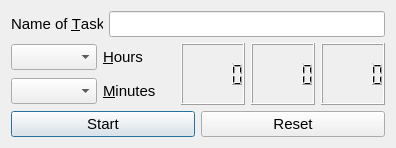
<?xml version="1.0" encoding="UTF-8"?>
<ui version="4.0">
 <class>OrasanDialog</class>
 <widget class="QDialog" name="OrasanDialog">
  <property name="geometry">
   <rect>
    <x>0</x>
    <y>0</y>
    <width>396</width>
    <height>148</height>
   </rect>
  </property>
  <property name="font">
   <font>
    <pointsize>11</pointsize>
   </font>
  </property>
  <property name="windowTitle">
   <string>Dialog</string>
  </property>
  <layout class="QVBoxLayout" name="verticalLayout_2">
   <item>
    <layout class="QHBoxLayout" name="horizontalLayout">
     <item>
      <widget class="QLabel" name="nameLabel">
       <property name="text">
        <string>Name of &amp;Task</string>
       </property>
       <property name="buddy">
        <cstring>taskNameEdit</cstring>
       </property>
      </widget>
     </item>
     <item>
      <widget class="QLineEdit" name="taskNameEdit"/>
     </item>
    </layout>
   </item>
   <item>
    <layout class="QHBoxLayout" name="horizontalLayout_5">
     <item>
      <layout class="QVBoxLayout" name="verticalLayout">
       <item>
        <layout class="QHBoxLayout" name="horizontalLayout_2">
         <item>
          <widget class="QComboBox" name="hourSelectBox">
           <property name="editable">
            <bool>false</bool>
           </property>
          </widget>
         </item>
         <item>
          <widget class="QLabel" name="hourLabel">
           <property name="text">
            <string>&amp;Hours</string>
           </property>
           <property name="buddy">
            <cstring>hourSelectBox</cstring>
           </property>
          </widget>
         </item>
        </layout>
       </item>
       <item>
        <layout class="QHBoxLayout" name="horizontalLayout_3">
         <item>
          <widget class="QComboBox" name="minuteSelectBox"/>
         </item>
         <item>
          <widget class="QLabel" name="minuteLabel">
           <property name="text">
            <string>&amp;Minutes</string>
           </property>
           <property name="buddy">
            <cstring>minuteSelectBox</cstring>
           </property>
          </widget>
         </item>
        </layout>
       </item>
      </layout>
     </item>
     <item>
      <layout class="QHBoxLayout" name="horizontalLayout_4">
       <item>
        <widget class="QLCDNumber" name="lcdHour">
         <property name="font">
          <font>
           <pointsize>18</pointsize>
           <weight>75</weight>
           <bold>true</bold>
          </font>
         </property>
        </widget>
       </item>
       <item>
        <widget class="QLCDNumber" name="lcdMinute">
         <property name="font">
          <font>
           <pointsize>18</pointsize>
           <weight>75</weight>
           <bold>true</bold>
          </font>
         </property>
        </widget>
       </item>
       <item>
        <widget class="QLCDNumber" name="lcdSecond"/>
       </item>
      </layout>
     </item>
    </layout>
   </item>
   <item>
    <layout class="QHBoxLayout" name="horizontalLayout_6">
     <item>
      <widget class="QPushButton" name="cmdButton">
       <property name="text">
        <string>Start</string>
       </property>
      </widget>
     </item>
     <item>
      <widget class="QPushButton" name="resetButton">
       <property name="text">
        <string>Reset</string>
       </property>
      </widget>
     </item>
    </layout>
   </item>
  </layout>
 </widget>
 <resources/>
 <connections/>
</ui>
